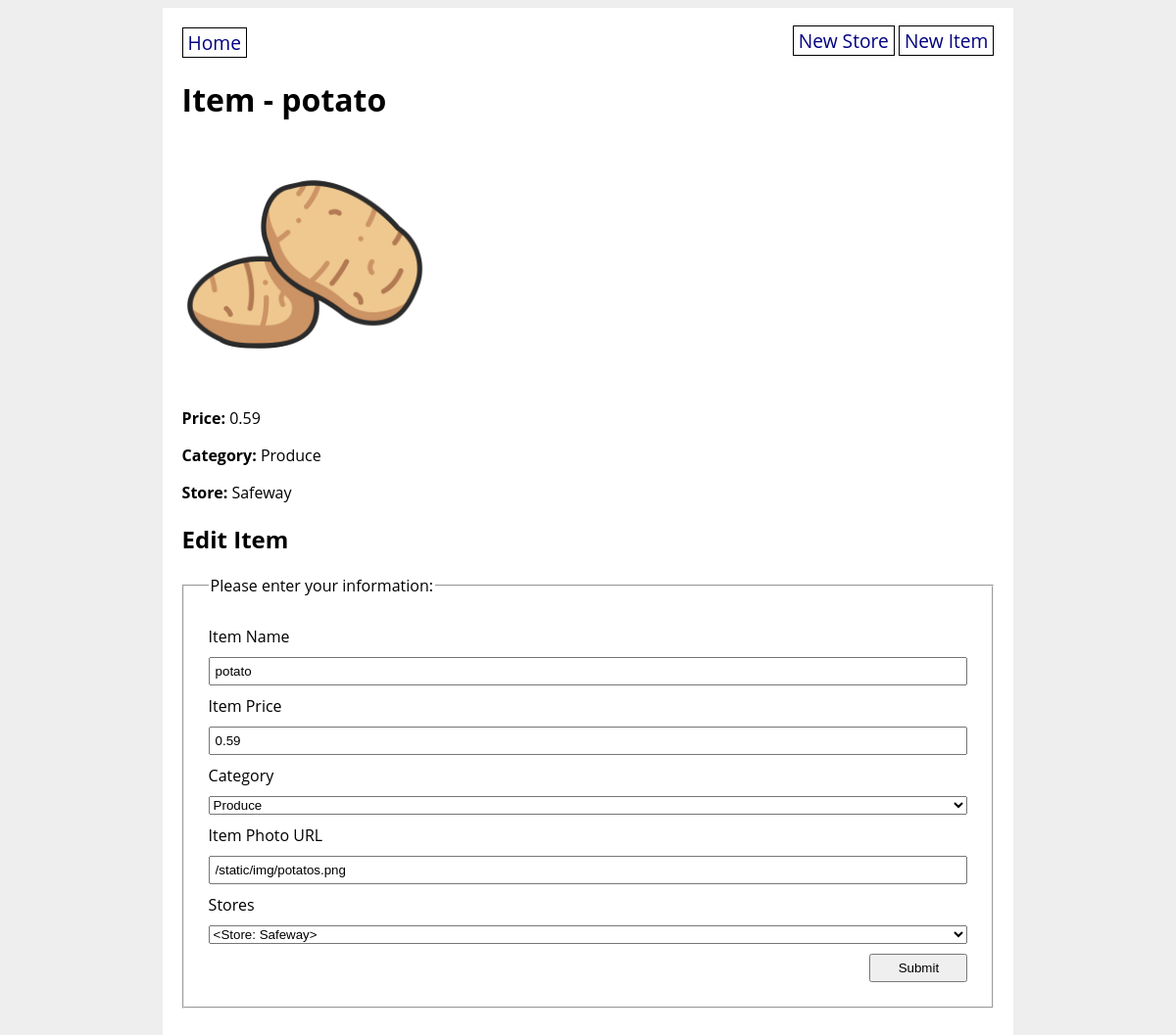
Page /item/1 on the committed database.
### grocery_app/models.py (models this page shows, shortened)
class GroceryItem(db.Model):
    id = db.Column(db.Integer, primary_key=True)
    name = db.Column(db.String(80), nullable=False)
    price = db.Column(db.Float(precision=2), nullable=False)
    category = db.Column(db.Enum(ItemCategory), default=ItemCategory.OTHER)
    photo_url = db.Column(URLType)
    store_id = db.Column(
        db.Integer, db.ForeignKey('grocery_store.id'), nullable=False)
    store = db.relationship('GroceryStore', back_populates='items')

class GroceryStore(db.Model):
    id = db.Column(db.Integer, primary_key=True)
    title = db.Column(db.String(80), nullable=False)
    address = db.Column(db.String(200), nullable=False)
    items = db.relationship('GroceryItem', back_populates='store')
    def __str__(self):
        return f"<Store: {self.title}>"

### grocery_app/routes.py (the view, shortened to what this page needs)
@main.route("/item/<item_id>", methods=["GET", "POST"])
def item_detail(item_id):
    item = GroceryItem.query.get(item_id)
    form = GroceryItemForm(obj=item)
    return render_template("item_detail.html", item=item, form=form)

### grocery_app/forms.py
class GroceryItemForm(FlaskForm):
    name = StringField("Item Name", validators=[DataRequired(), Length(min=3, max=80)])
    price = FloatField("Item Price", validators=[DataRequired()])
    category = SelectField("Category", choices=ItemCategory.choices())
    photo_url = StringField("Item Photo URL", validators=[URL(require_tld=True)])
    store = QuerySelectField("Stores", query_factory=lambda: GroceryStore.query)
    submit = SubmitField("Submit")

### grocery_app/utils.py (called while the page is built)
    def __str__(self):
        return str(self.value)

### grocery_app/templates/item_detail.html
{% extends 'base.html' %}
{% block content %}
<h1>Item - {{ item.name }}</h1>
<p><img src="{{ item.photo_url }}" width="250px" height="250px"></p>
<p><strong>Price:</strong> {{ item.price }}</p>
<p><strong>Category:</strong> {{ item.category }}</p>
<p><strong>Store:</strong> {{ item.store.title }}</p>
<h2>Edit Item</h2>
<form method="POST" action="{{ url_for('main.item_detail', item_id=item.id) }}">
    <fieldset>
        <legend>Please enter your information:</legend>
        {{ form.name.label }}
        {{ form.name }}
        {{ form.price.label }}
        {{ form.price }}
        {{ form.category.label }}
        {{ form.category }}
        {{ form.photo_url.label }}
        {{ form.photo_url }}
        {{ form.store.label }}
        {{ form.store }}
        <input type="submit" value="Submit">
    </fieldset>
</form>
{% endblock %}

### grocery_app/static/style.css (style rules this page uses)
body { display: flex; flex-direction: column; align-items: center; background-color: #eee; font-family: 'Open Sans', sans-serif; }
fieldset { display: flex; flex-direction: column; margin: 20px 0; padding: 20px; }
fieldset * { margin: 5px; }
fieldset input { padding: 5px; }
input[type=submit] { width: 100px; align-self: flex-end; }

### rows in the picture
GroceryItem: name "potato", photo_url (picture), price "0.59", category "Produce", photo_url "/static/img/potatos.png", store "<Store: Safeway>"
GroceryStore: store "Safeway"
